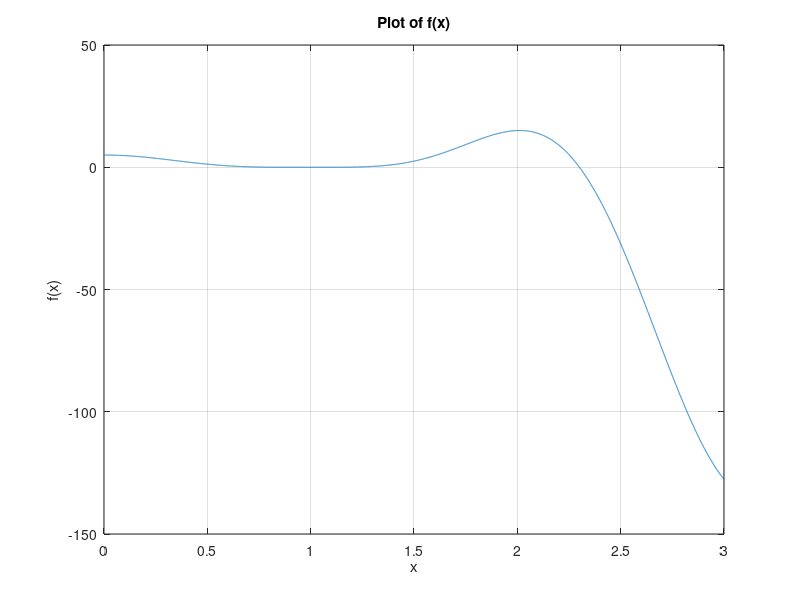

Reproduce this figure in MATLAB. (Note: this script raises an error after producing the figure.)
% H συνάρτηση f
f_x = @(x) 94.*(cos(x).^3) - 24.*cos(x)+177.*(sin(x).^2) - 108*(sin(x).^4)-72.*(cos(x).^3 .* sin(x).^2) -65;
format long;
% Γράφημα της f
x = linspace(0, 3, 10000);  
plot(x, f_x(x));
grid on; 
xlabel('x');      
ylabel('f(x)'); 
title('Plot of f(x)'); 

%Solutions that i should find
%2.003
%0.8410
%1.047

syms x  
f_x = 94.*(cos(x).^3) - 24.*cos(x)+177.*(sin(x).^2) - 108*(sin(x).^4)-72.*(cos(x).^3 .* sin(x).^2) -65; 
f_numeric = matlabFunction(f_x);
tolerance = 10^(-7);


%Τροποποιημένη μέθοδος διχοτόμησης | 100 δοκιμές

TotalIterations=0;



c1 = 0.86;
c2 = 1.5;
for i=1:33
    a = c1;
    b =c2;
   
    iterations = 0;
    solution = a;
    if f_numeric(a) * f_numeric(b) <0
        while abs((b - a)) > tolerance || abs(f_numeric(solution)) > tolerance
           iterations = iterations + 1;
           if abs(f_numeric(a)) <= abs(f_numeric(b))
               solution = a + (1/3) *(b-a);
           else
               solution = b - (1/3)*(b-a);
           end
           if sign(f_numeric(solution)) == sign(f_numeric(a))
               a = solution;
           else
               b = solution;
           end
        end
        fprintf('%.7f' , solution);
        disp(iterations); 
        c1 = c1 + 0.005;
        c2 = c2 - 0.005;
        TotalIterations = TotalIterations + iterations;
    else
        disp("Bolzano invalid.");   
    end
end

c1 = 0.5;
c2 = 1.047;
for i=1:33
    a = c1;
    b =c2;
   
    iterations = 0;
    solution = a;
    if f_numeric(a) * f_numeric(b) <0
        while abs((b - a)) > tolerance || abs(f_numeric(solution)) > tolerance
           iterations = iterations + 1;
           if abs(f_numeric(a)) <= abs(f_numeric(b))
               solution = a + (1/3) *(b-a);
           else
               solution = b - (1/3)*(b-a);
           end
           if sign(f_numeric(solution)) == sign(f_numeric(a))
               a = solution;
           else
               b = solution;
           end
        end
        fprintf('%.7f' , solution);
        disp(iterations); 
        c1 = c1 + 0.005;
        c2 = c2 - 0.005;
        TotalIterations = TotalIterations + iterations;

    else
        disp("Bolzano invalid.");   
    end
end


c1 = 1.2;
c2 = 3;
for i=1:34
    a = c1;
    b =c2;
   
    iterations = 0;
    solution = a;
    if f_numeric(a) * f_numeric(b) <0
        while abs((b - a)) > tolerance || abs(f_numeric(solution)) > tolerance
           iterations = iterations + 1;
           if abs(f_numeric(a)) <= abs(f_numeric(b))
               solution = a + (1/3) *(b-a);
           else
               solution = b - (1/3)*(b-a);
           end
           if sign(f_numeric(solution)) == sign(f_numeric(a))
               a = solution;
           else
               b = solution;
           end
        end
        fprintf('%.7f' , solution);
        disp(iterations); 
        c1 = c1 + 0.005;
        c2 = c2 - 0.005;
        TotalIterations = TotalIterations + iterations;

    else
        disp("Bolzano invalid.");   
    end
end

AverageIterations = TotalIterations / 100;
disp(AverageIterations);

